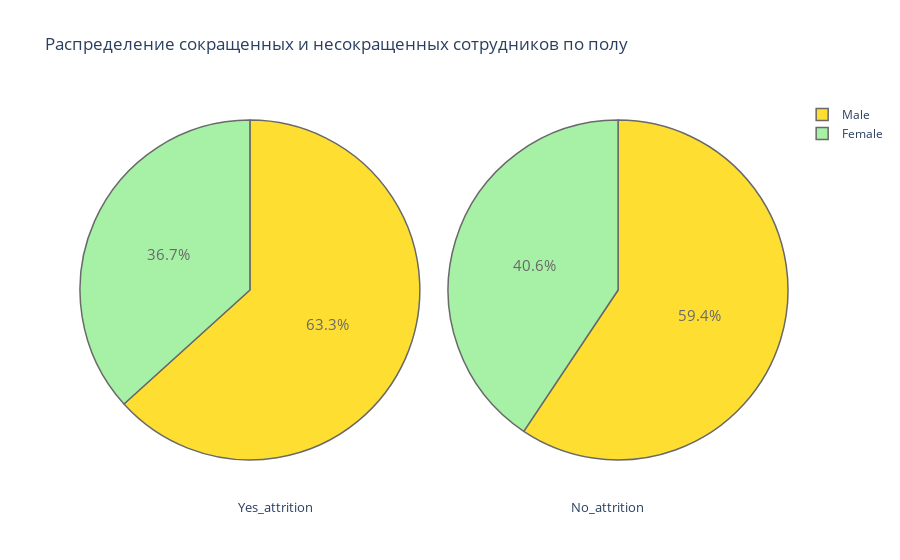

The code cell stored with this chart in its notebook:
### Code cell
plot_pie("Gender")

### Figure 1 — Plotly figure (JSON) as saved in the notebook; plotly's stock layout.template omitted (floating-point values rounded to 4 significant figures)
{"data": [{"domain": {"x": [0, 0.48]}, "hoverinfo": "label+percent+name", "labels": ["Male", "Female"], "marker": {"colors": ["gold", "lightgreen", "lightcoral", "lightskyblue", "lightgrey", "orange", "white", "lightpink"], "line": {"width": 1.5}}, "name": "attrition employes", "opacity": 0.8, "textfont": {"size": 15}, "type": "pie", "values": [150, 87]}, {"domain": {"x": [0.52, 1]}, "hoverinfo": "label+percent+name", "labels": ["Male", "Female"], "marker": {"colors": ["gold", "lightgreen", "lightcoral", "lightskyblue", "lightgrey", "orange", "white", "lightpink"], "line": {"width": 1.5}}, "name": "Non attrition employes", "opacity": 0.8, "textfont": {"size": 15}, "type": "pie", "values": [732, 501]}], "layout": {"annotations": [{"font": {"size": 13}, "showarrow": false, "text": "Yes_attrition", "x": 0.22, "y": -0.1}, {"font": {"size": 13}, "showarrow": false, "text": "No_attrition", "x": 0.8, "y": -0.1}], "title": {"text": "Распределение сокращенных и несокращенных сотрудников по полу"}}}
